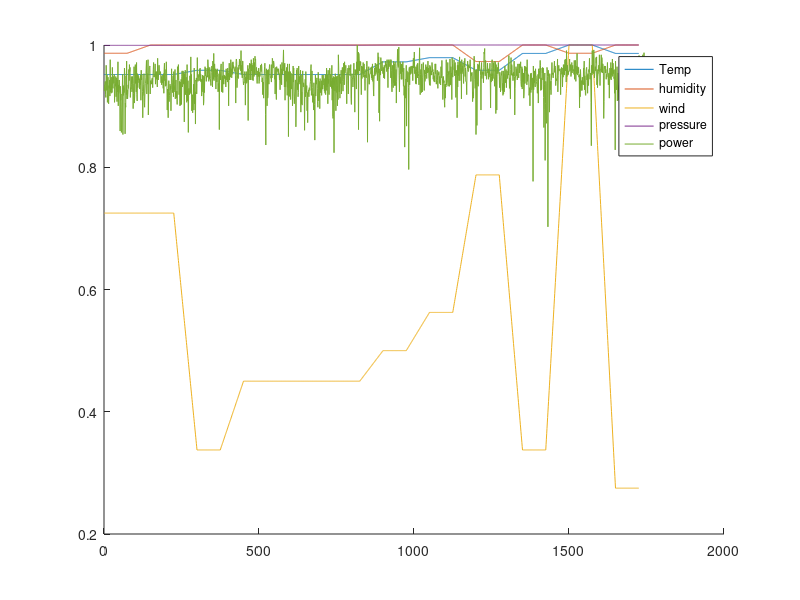

Source code (MATLAB):
clear all;
close all;
clc;

%% plot Power_vs_weather

load('2_hours_meas_10_April');
numHour=2;
TempSamp= 300;
samplingTime= 4; % 4 seconds beetween samples
span=(TempSamp/samplingTime);

for i=1:23
        temper(i)=clim(i*(span+1)).temperature;
        humid(i)=clim(i*(span+1)).humidity;
        wi(i)=clim(i*(span+1)).wind;
        barom(i)=clim(i*(span+1)).barometer;
        todRain(i)=clim(i*(span+1)).todaysRain;
        Rainrate(i)=clim(i*(span+1)).rainRate;
        StTotal(i)=clim(i*(span+1)).stormTotal;
        monRain(i)=clim(i*(span+1)).monthlyRain;
        YRain(i)=clim(i*(span+1)).yearlyRain;
        thw(i)=clim(i*(span+1)).thwIndex;
        HIndex(i)=clim(i*(span+1)).heatIndex;
        UV(i)=clim(i*(span+1)).uv;
        solarRad(i)=clim(i*(span+1)).solarRadiation;
        Wchill(i)=clim(i*(span+1)).windChill;
        STime(i)=clim(i*(span+1)).sampleTime;
end

%%%%%%%%%%%%%%%%%%%%%%%%%%%%%%%%%%%%%%%%%%%%%%%%%%%%%%%%%%%%%%%%%%%%%
%%%%%%%%%%%%%%interpolating data from amb%%%%%%%%%%%%%%%%%%%%%%%%%%%%
%%%%%%%%%%%%%%%%%%%%%%%%%%%%%%%%%%%%%%%%%%%%%%%%%%%%%%%%%%%%%%%%%%%%%

numHour=2;
time=0:4:(900*numHour);
% clim=(round(rand(1,12)))*10;
temp(1:75)=temper(1);    % initialize data
hum(1:75)=humid(1);
win(1:75)=wi(1);
bar(1:75)=barom(1);
today_rain(1:75)=todRain(1);
rain_rate(1:75)=Rainrate(1);
storm_total(1:75)=StTotal(1);
monthly_rain(1:75)=monRain(1);
yearly_rain(1:75)=YRain(1);
thw_index(1:75)=thw(1);
heat_index(1:75)=HIndex(1);
u_v(1:75)=UV(1);
solar_radiation(1:75)=solarRad(1);
wind_chill(1:75)=Wchill(1);
sample_time(1:75)=STime(1);


for idx=2:length(temper)%*numHour   % fill all data positions
% each time idx value changes 75 samples are collected

    %%%%%%%%%%  TEMPERATURE  %%%%%%%%%%
    
    b = temper(idx-1);% is the data inserted
    m = (temper(idx)-temper(idx-1))/75;    % 
    temp((idx-1)*75+1:(idx-1)*75+75)=m*(1:75)+b;
    
    %%%%%%%%%%  HUMIDITY  %%%%%%%%%%
    
    b = humid(idx-1);% is the data inserted
    m = (humid(idx)-humid(idx-1))/75;    % 
    hum((idx-1)*75+1:(idx-1)*75+75)=m*(1:75)+b;
    
    %%%%%%%%%%  WIND  %%%%%%%%%%
    
    b = wi(idx-1);% is the data inserted
    m = (wi(idx)-wi(idx-1))/75;    % 
    win((idx-1)*75+1:(idx-1)*75+75)=m*(1:75)+b;
    
    %%%%%%%%%%  BAROMETER  %%%%%%%%%%
    
    b = barom(idx-1);% is the data inserted
    m = (barom(idx)-barom(idx-1))/75;    % 
    bar((idx-1)*75+1:(idx-1)*75+75)=m*(1:75)+b;
    
    %%%%%%%%%%  TODAY RAIN  %%%%%%%%%%
    
    b = todRain(idx-1);% is the data inserted
    m = (todRain(idx)-todRain(idx-1))/75;    % 
    today_rain((idx-1)*75+1:(idx-1)*75+75)=m*(1:75)+b;
    
    %%%%%%%%%%  RAIN RATE  %%%%%%%%%%
    
    b = Rainrate(idx-1);% is the data inserted
    m = (Rainrate(idx)-Rainrate(idx-1))/75;    % 
    rain_rate((idx-1)*75+1:(idx-1)*75+75)=m*(1:75)+b;
    
    %%%%%%%%%%  STORM TOTAL  %%%%%%%%%%
    
    b = StTotal(idx-1);% is the data inserted
    m = (StTotal(idx)-StTotal(idx-1))/75;    % 
    storm_total((idx-1)*75+1:(idx-1)*75+75)=m*(1:75)+b;
    
    %%%%%%%%%%  MONTHLY RAIN  %%%%%%%%%%
    
    b = monRain(idx-1);% is the data inserted
    m = (monRain(idx)-monRain(idx-1))/75;    % 
    monthly_rain((idx-1)*75+1:(idx-1)*75+75)=m*(1:75)+b;
    
    %%%%%%%%%%  YEARLY RAIN  %%%%%%%%%%
    
    b = YRain(idx-1);% is the data inserted
    m = (YRain(idx)-YRain(idx-1))/75;    % 
    yearly_rain((idx-1)*75+1:(idx-1)*75+75)=m*(1:75)+b;
    
    %%%%%%%%%%  THW INDEX  %%%%%%%%%%
    
    b = thw(idx-1);% is the data inserted
    m = (thw(idx)-thw(idx-1))/75;    % 
    thw_index((idx-1)*75+1:(idx-1)*75+75)=m*(1:75)+b;
    
    %%%%%%%%%%  HEAT INDEX  %%%%%%%%%%
    
    b = HIndex(idx-1);% is the data inserted
    m = (HIndex(idx)-HIndex(idx-1))/75;    % 
    heat_index((idx-1)*75+1:(idx-1)*75+75)=m*(1:75)+b;
    
    %%%%%%%%%%  UV  %%%%%%%%%%
    
    b = UV(idx-1);% is the data inserted
    m = (UV(idx)-UV(idx-1))/75;    % 
    u_v((idx-1)*75+1:(idx-1)*75+75)=m*(1:75)+b;
    
    %%%%%%%%%%  SOLAR RADIATION  %%%%%%%%%%
    
    b = solarRad(idx-1);% is the data inserted
    m = (solarRad(idx)-solarRad(idx-1))/75;    % 
    solar_radiation((idx-1)*75+1:(idx-1)*75+75)=m*(1:75)+b;
    
    %%%%%%%%%%  WIND CHILL  %%%%%%%%%%
    
    b = Wchill(idx-1);% is the data inserted
    m = (Wchill(idx)-Wchill(idx-1))/75;    % 
    wind_chill((idx-1)*75+1:(idx-1)*75+75)=m*(1:75)+b;
    
    %%%%%%%%%%  SAMPLE TIME  %%%%%%%%%%
    
    b = STime(idx-1);% is the data inserted
    m = (STime(idx)-STime(idx-1))/75;    % 
    sample_time((idx-1)*75+1:(idx-1)*75+75)=m*(1:75)+b;
    

end

%%%%%%%%%%%%%%%%%%%%%%%%%%%%%%%%%%%%%%%%%%
%%%%%%%%%%%%%%normalizing data%%%%%%%%%%%%%%
%%%%%%%%%%%%%%%%%%%%%%%%%%%%%%%%%%%%%%%%%%

tempMax=max(temp);
humMax=max(hum);
windMax=max(win);
barometerMax=max(bar);
today_rainMax=max(today_rain);
rain_rateMax=max(rain_rate);
stormMax=max(storm_total);
monthRainMax=max(monthly_rain);
yearRainMax=max(yearly_rain);
thwMax=max(thw_index);
heatMax=max(heat_index);
uvMax=max(u_v);
solarRadiationMax=max(solar_radiation);
windChillMax=max(wind_chill);
sampleTimeMax=max(sample_time);
PowerMax=max(power);

figure()
hold on
plot(temp./tempMax)
plot(hum./humMax)
plot(win./windMax)
plot(bar./barometerMax)
% plot(today_rain./today_rainMax)
% plot(rain_rate./rain_rateMax)
% plot(storm_total./stormMax)
% plot(monthly_rain./monthRainMax)
% plot(yearly_rain./yearRainMax)
% plot(thw_index./thwMax)
% plot(heat_index./heatMax)
% plot(u_v./uvMax)
% plot(solar_radiation./solarRadiationMax)
% plot(wind_chill./windChillMax)
% plot(sample_time./sampleTimeMax)
plot(power./PowerMax)
legend('Temp','humidity','wind','pressure','power')
hold off

% %% Remove Outliers
% tMeas=length(power);
% % ind = power > -20 & power < 0;
% % power = power(ind);
% % tMeas = tMeas(ind);
% 
% %% Downsample
% % dt = 5; % sampling period (s)
% % K = 8*dt;
% % % K = 1;
% % tMeas = tMeas(1:K:end);
% % power = power(1:K:end);
% 
% %% Track Power
% for n = 1:100
%     power_est = estimate_meanSNR(power,n);
%     ind = ~isnan(power_est);
%     MSE(n) = mean((power_est(ind)-power(ind)).^2);
% end
% [~,ind] = min(MSE);
% power_est = estimate_meanSNR(power,ind);
% 
% %% Remove Initial Transient
% power_est = power_est(ind+1:end);
% power = power(ind+1:end);
% tMeas = tMeas(ind+1:end);
% plot(power_est./PowerMax)
% hold off